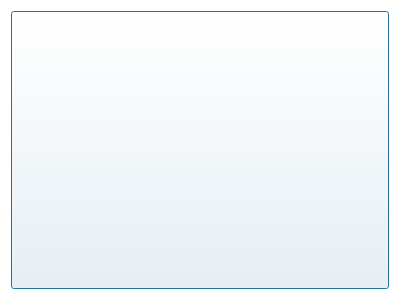
<?xml version="1.0" encoding="UTF-8"?>
<ui version="4.0">
 <class>Dialog_sh</class>
 <widget class="QDialog" name="Dialog_sh">
  <property name="geometry">
   <rect>
    <x>0</x>
    <y>0</y>
    <width>400</width>
    <height>300</height>
   </rect>
  </property>
  <property name="windowTitle">
   <string>Dialog</string>
  </property>
  <property name="styleSheet">
   <string notr="true">background-color: rgb(255, 255, 255);</string>
  </property>
  <layout class="QGridLayout" name="gridLayout">
   <item row="0" column="0">
    <widget class="QPushButton" name="pushButton">
     <property name="sizePolicy">
      <sizepolicy hsizetype="Expanding" vsizetype="Expanding">
       <horstretch>0</horstretch>
       <verstretch>0</verstretch>
      </sizepolicy>
     </property>
     <property name="styleSheet">
      <string notr="true">border-image: url(:/images/about and points/warty/ab2.png);</string>
     </property>
     <property name="text">
      <string/>
     </property>
    </widget>
   </item>
  </layout>
 </widget>
 <resources/>
 <connections/>
</ui>
